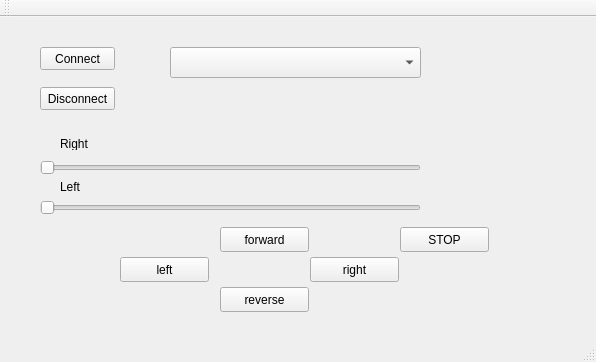
<?xml version="1.0" encoding="UTF-8"?>
<ui version="4.0">
 <class>MainWindow</class>
 <widget class="QMainWindow" name="MainWindow">
  <property name="geometry">
   <rect>
    <x>0</x>
    <y>0</y>
    <width>596</width>
    <height>362</height>
   </rect>
  </property>
  <property name="windowTitle">
   <string>Firmata PWM</string>
  </property>
  <widget class="QWidget" name="centralWidget">
   <widget class="QPushButton" name="_connectButton">
    <property name="geometry">
     <rect>
      <x>40</x>
      <y>30</y>
      <width>75</width>
      <height>23</height>
     </rect>
    </property>
    <property name="text">
     <string>Connect</string>
    </property>
   </widget>
   <widget class="QPushButton" name="_disconnectButton">
    <property name="geometry">
     <rect>
      <x>40</x>
      <y>70</y>
      <width>75</width>
      <height>23</height>
     </rect>
    </property>
    <property name="text">
     <string>Disconnect</string>
    </property>
   </widget>
   <widget class="QComboBox" name="_portComboBox">
    <property name="geometry">
     <rect>
      <x>170</x>
      <y>30</y>
      <width>251</width>
      <height>31</height>
     </rect>
    </property>
   </widget>
   <widget class="QSlider" name="horizontalSlider">
    <property name="geometry">
     <rect>
      <x>40</x>
      <y>140</y>
      <width>381</width>
      <height>22</height>
     </rect>
    </property>
    <property name="maximum">
     <number>255</number>
    </property>
    <property name="orientation">
     <enum>Qt::Horizontal</enum>
    </property>
   </widget>
   <widget class="QSlider" name="horizontalSlider_2">
    <property name="geometry">
     <rect>
      <x>40</x>
      <y>180</y>
      <width>381</width>
      <height>22</height>
     </rect>
    </property>
    <property name="maximum">
     <number>255</number>
    </property>
    <property name="orientation">
     <enum>Qt::Horizontal</enum>
    </property>
   </widget>
   <widget class="QLabel" name="label">
    <property name="geometry">
     <rect>
      <x>60</x>
      <y>120</y>
      <width>47</width>
      <height>13</height>
     </rect>
    </property>
    <property name="text">
     <string>Right</string>
    </property>
   </widget>
   <widget class="QLabel" name="label_2">
    <property name="geometry">
     <rect>
      <x>60</x>
      <y>160</y>
      <width>47</width>
      <height>20</height>
     </rect>
    </property>
    <property name="text">
     <string>Left</string>
    </property>
   </widget>
   <widget class="QPushButton" name="pushButton">
    <property name="geometry">
     <rect>
      <x>220</x>
      <y>210</y>
      <width>89</width>
      <height>25</height>
     </rect>
    </property>
    <property name="text">
     <string>forward</string>
    </property>
   </widget>
   <widget class="QPushButton" name="pushButton_2">
    <property name="geometry">
     <rect>
      <x>310</x>
      <y>240</y>
      <width>89</width>
      <height>25</height>
     </rect>
    </property>
    <property name="text">
     <string>right</string>
    </property>
   </widget>
   <widget class="QPushButton" name="pushButton_3">
    <property name="geometry">
     <rect>
      <x>220</x>
      <y>270</y>
      <width>89</width>
      <height>25</height>
     </rect>
    </property>
    <property name="text">
     <string>reverse</string>
    </property>
   </widget>
   <widget class="QPushButton" name="pushButton_4">
    <property name="geometry">
     <rect>
      <x>120</x>
      <y>240</y>
      <width>89</width>
      <height>25</height>
     </rect>
    </property>
    <property name="text">
     <string>left</string>
    </property>
   </widget>
   <widget class="QPushButton" name="pushButton_5">
    <property name="geometry">
     <rect>
      <x>400</x>
      <y>210</y>
      <width>89</width>
      <height>25</height>
     </rect>
    </property>
    <property name="text">
     <string>STOP</string>
    </property>
   </widget>
  </widget>
  <widget class="QMenuBar" name="menuBar">
   <property name="geometry">
    <rect>
     <x>0</x>
     <y>0</y>
     <width>596</width>
     <height>22</height>
    </rect>
   </property>
  </widget>
  <widget class="QToolBar" name="mainToolBar">
   <attribute name="toolBarArea">
    <enum>TopToolBarArea</enum>
   </attribute>
   <attribute name="toolBarBreak">
    <bool>false</bool>
   </attribute>
  </widget>
  <widget class="QStatusBar" name="statusBar"/>
 </widget>
 <layoutdefault spacing="6" margin="11"/>
 <resources/>
 <connections/>
</ui>
